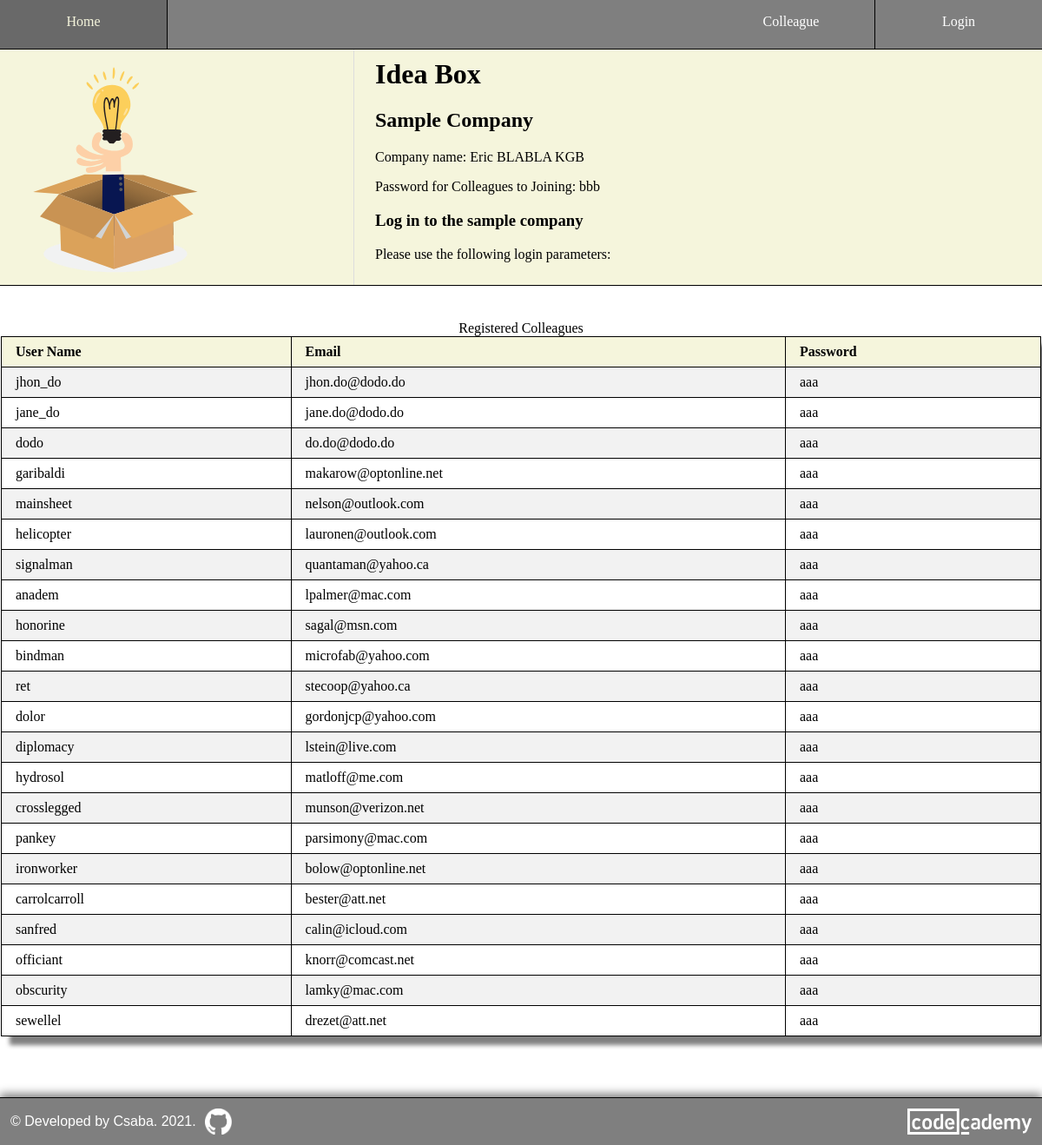
Page /sample on the earlier database version.
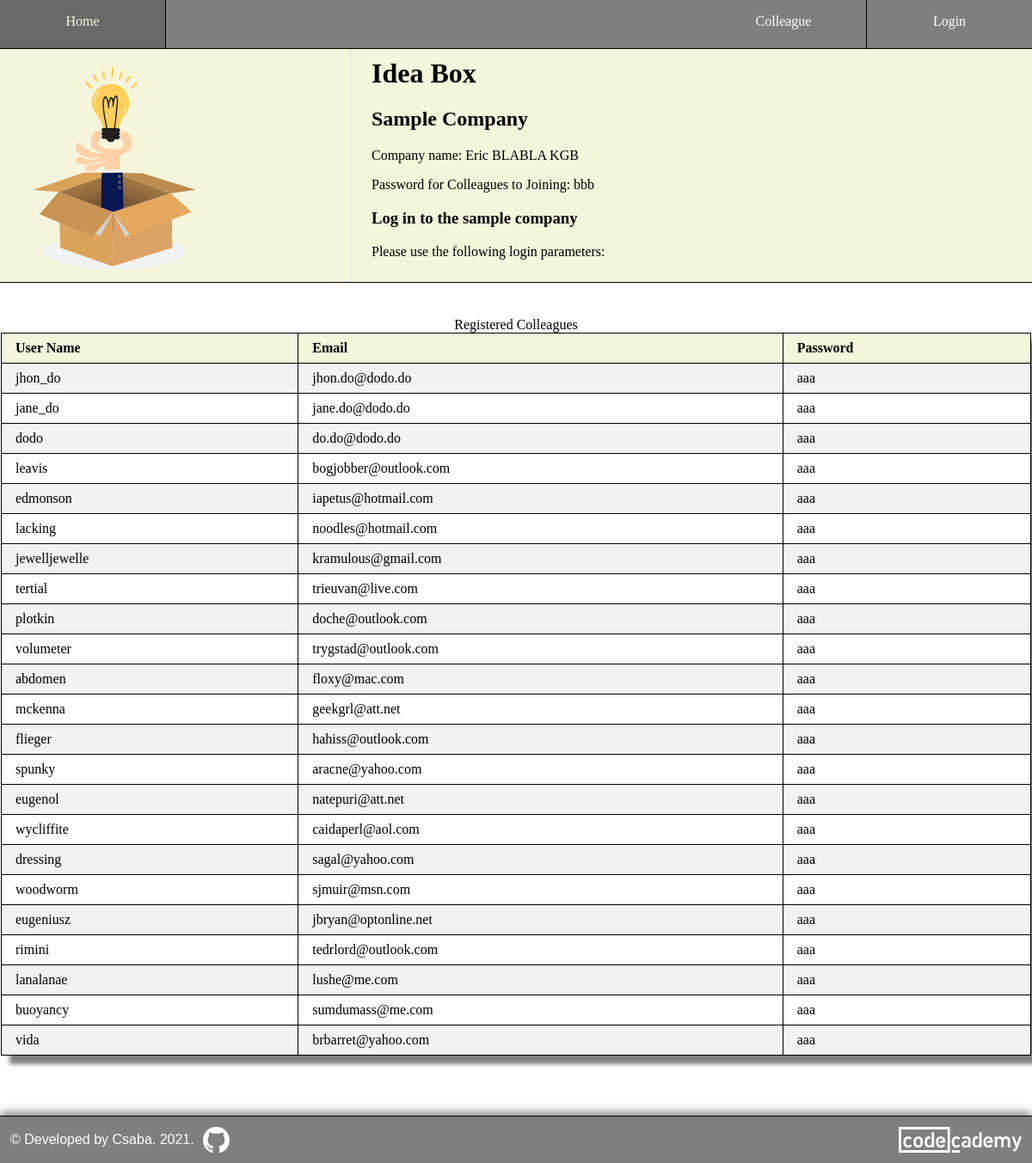
Same page on the later database version.
### models.py (models this page shows, shortened)
class Colleagues(db.Model, UserMixin):
    id = db.Column(db.Integer, primary_key = True)
    user_name = db.Column(db.String(32), unique = True, index = True)
    email = db.Column(db.String(128), unique = True, index = True)
    confirmed = db.Column(db.Integer, unique = False, default = 0)
    first_name = db.Column(db.String(32), nullable = False, index = True)
    last_name = db.Column(db.String(64), nullable = False, index = True)
    avatar = db.Column(db.String(8), nullable = True)
    position = db.Column(db.String(2048), index = True)
    password_hash = db.Column(db.String(128))
    company_id = db.Column(db.Integer, db.ForeignKey("company.id"))
    ideas = db.relationship(
        "Ideas",
        backref = "colleague",
        lazy = "dynamic",
        cascade = "all, delete, delete-orphan"  # cascading deletion
    )
    admin = db.relationship(
        "Admins",
        backref = "colleague",
        lazy = "dynamic",
        cascade = "all, delete, delete-orphan"  # cascading deletion
    )

### routes.py (the view)
@app.route("/sample", methods = ["GET", "POST"])
def sample():
    sample_company = Company.query.filter_by(name = "Eric BLABLA KGB").first()
    colleagues = Colleagues.query.filter(Colleagues.company_id == sample_company.id).all()
    return render_template(
        "sample.html",
        colleagues = colleagues,
        nav = get_nav(current_user, ["Home", "Login", "Colleague"])
    )

### helper.py (called while the page is built, shortened)
def get_nav(current_user, lst = ["Main"], colleague = None):
    if not colleague:
        colleague = current_user
    left = {
        "Home": "/",
        "Sample": "/sample",
        "Main": "/main",
        "Profile": "profile",
        "Company": "/company_profile",
        "Colleagues": "/colleagues",
        "Privilegs": "/privilegs"
    }
    right = {
        "Colleague": "/register",
        "Companies": "/register_company",
        "Login": "/login"
    }
    nav = {
        "left": {},
        "right": {}
    }
    for val in lst:
        if val in left:
            nav["left"][val] = left[val]
        else:
            nav["right"][val] = right[val]
    return nav

### templates/sample.html (shortened to what this page needs)
{% extends "base.html" %}
{% block css %}
<link rel="stylesheet" href="{{ url_for('static', filename = 'style/profile.css') }} " />
<link rel="stylesheet" href="{{ url_for('static', filename = 'style/colleagues.css') }} " />
{% endblock css %}
{% block header_left %}
    <img src="{{url_for('static', filename = 'images/idea-box.svg') }}" alt="Idea Box" />
{% endblock header_left %}
{% block header_right %}
    <h1>Idea Box</h1>
    <h2>Sample Company</h2>
    <p>Company name: Eric BLABLA KGB</p>
    <p>Password for Colleagues to Joining: bbb</p>
    <h3>Log in to the sample company</h3>
    <p>Please use the following login parameters:</p>
{% endblock header_right %}
{% block content %}
<main class="sample">
    <section>
        <table>
            <caption>Registered Colleagues</caption>
            <tr>
                <th>User Name</th>
                <th>Email</th>
                <th>Password</th>
            </tr>
            {% for colleague in colleagues %}
            <tr
                class="clickable"
                onclick="fill_login_form('{{colleague.user_name}}');"
                title="Click to login to this user account."
            >
                <td>{{colleague.user_name}}</td>
                <td>{{colleague.email}}</td>
                <td>aaa</td>
            </tr>
            {% endfor %}
        </table>
    </section>
</main>
{% endblock content %}

Differences in the rows shown:
removed Colleagues: user_name "garibaldi", email "makarow@optonline.net"
removed Colleagues: user_name "anadem", email "lpalmer@mac.com"
removed Colleagues: user_name "hydrosol", email "matloff@me.com"
removed Colleagues: user_name "ironworker", email "bolow@optonline.net"
removed Colleagues: user_name "sanfred", email "calin@icloud.com"
removed Colleagues: user_name "officiant", email "knorr@comcast.net"
removed Colleagues: user_name "sewellel", email "drezet@att.net"
added Colleagues: user_name "leavis", email "bogjobber@outlook.com"
changed Colleagues: user_name "mainsheet" → "edmonson"; email "nelson@outlook.com" → "iapetus@hotmail.com"
changed Colleagues: user_name "helicopter" → "lacking"; email "lauronen@outlook.com" → "noodles@hotmail.com"
changed Colleagues: user_name "signalman" → "jewelljewelle"; email "quantaman@yahoo.ca" → "kramulous@gmail.com"
added Colleagues: user_name "tertial", email "trieuvan@live.com"
changed Colleagues: user_name "honorine" → "plotkin"; email "sagal@msn.com" → "doche@outlook.com"
changed Colleagues: user_name "bindman" → "volumeter"; email "microfab@yahoo.com" → "trygstad@outlook.com"
changed Colleagues: user_name "ret" → "abdomen"; email "stecoop@yahoo.ca" → "floxy@mac.com"
changed Colleagues: user_name "dolor" → "mckenna"; email "gordonjcp@yahoo.com" → "geekgrl@att.net"
changed Colleagues: user_name "diplomacy" → "flieger"; email "lstein@live.com" → "hahiss@outlook.com"
added Colleagues: user_name "spunky", email "aracne@yahoo.com"
changed Colleagues: user_name "crosslegged" → "eugenol"; email "munson@verizon.net" → "natepuri@att.net"
changed Colleagues: user_name "pankey" → "wycliffite"; email "parsimony@mac.com" → "caidaperl@aol.com"
added Colleagues: user_name "dressing", email "sagal@yahoo.com"
changed Colleagues: user_name "carrolcarroll" → "woodworm"; email "bester@att.net" → "sjmuir@msn.com"
added Colleagues: user_name "eugeniusz", email "jbryan@optonline.net"
added Colleagues: user_name "rimini", email "tedrlord@outlook.com"
changed Colleagues: user_name "obscurity" → "lanalanae"; email "lamky@mac.com" → "lushe@me.com"
added Colleagues: user_name "buoyancy", email "sumdumass@me.com"
added Colleagues: user_name "vida", email "brbarret@yahoo.com"
